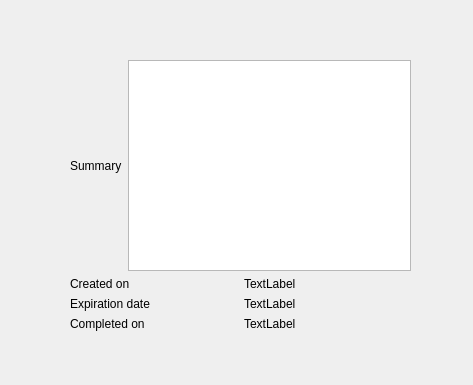
<?xml version="1.0" encoding="UTF-8"?>
<ui version="4.0">
 <class>todo_information</class>
 <widget class="QDialog" name="todo_information">
  <property name="geometry">
   <rect>
    <x>0</x>
    <y>0</y>
    <width>473</width>
    <height>385</height>
   </rect>
  </property>
  <property name="windowTitle">
   <string>todo_information</string>
  </property>
  <widget class="QWidget" name="layoutWidget">
   <property name="geometry">
    <rect>
     <x>70</x>
     <y>60</y>
     <width>341</width>
     <height>271</height>
    </rect>
   </property>
   <layout class="QVBoxLayout" name="verticalLayout">
    <item>
     <layout class="QHBoxLayout" name="horizontalLayout_5">
      <item>
       <widget class="QLabel" name="label_5">
        <property name="styleSheet">
         <string notr="true">font: 12pt &quot;Sans Serif&quot;;</string>
        </property>
        <property name="text">
         <string>Summary</string>
        </property>
       </widget>
      </item>
      <item>
       <widget class="QTextBrowser" name="textBrowser"/>
      </item>
     </layout>
    </item>
    <item>
     <layout class="QHBoxLayout" name="horizontalLayout_4">
      <item>
       <widget class="QLabel" name="label_4">
        <property name="styleSheet">
         <string notr="true">font: 12pt &quot;Sans Serif&quot;;</string>
        </property>
        <property name="text">
         <string>Created on</string>
        </property>
       </widget>
      </item>
      <item>
       <widget class="QLabel" name="label_createdOn">
        <property name="styleSheet">
         <string notr="true">font: 12pt &quot;Sans Serif&quot;;</string>
        </property>
        <property name="text">
         <string>TextLabel</string>
        </property>
       </widget>
      </item>
     </layout>
    </item>
    <item>
     <layout class="QHBoxLayout" name="horizontalLayout_2">
      <item>
       <widget class="QLabel" name="label_2">
        <property name="styleSheet">
         <string notr="true">font: 12pt &quot;Sans Serif&quot;;</string>
        </property>
        <property name="text">
         <string>Expiration date</string>
        </property>
       </widget>
      </item>
      <item>
       <widget class="QLabel" name="label_expDate">
        <property name="styleSheet">
         <string notr="true">font: 12pt &quot;Sans Serif&quot;;</string>
        </property>
        <property name="text">
         <string>TextLabel</string>
        </property>
       </widget>
      </item>
     </layout>
    </item>
    <item>
     <layout class="QHBoxLayout" name="horizontalLayout_3">
      <item>
       <widget class="QLabel" name="label_3">
        <property name="styleSheet">
         <string notr="true">font: 12pt &quot;Sans Serif&quot;;</string>
        </property>
        <property name="text">
         <string>Completed on</string>
        </property>
       </widget>
      </item>
      <item>
       <widget class="QLabel" name="label_completedOn">
        <property name="styleSheet">
         <string notr="true">font: 12pt &quot;Sans Serif&quot;;</string>
        </property>
        <property name="text">
         <string>TextLabel</string>
        </property>
       </widget>
      </item>
     </layout>
    </item>
   </layout>
  </widget>
 </widget>
 <resources/>
 <connections/>
</ui>
